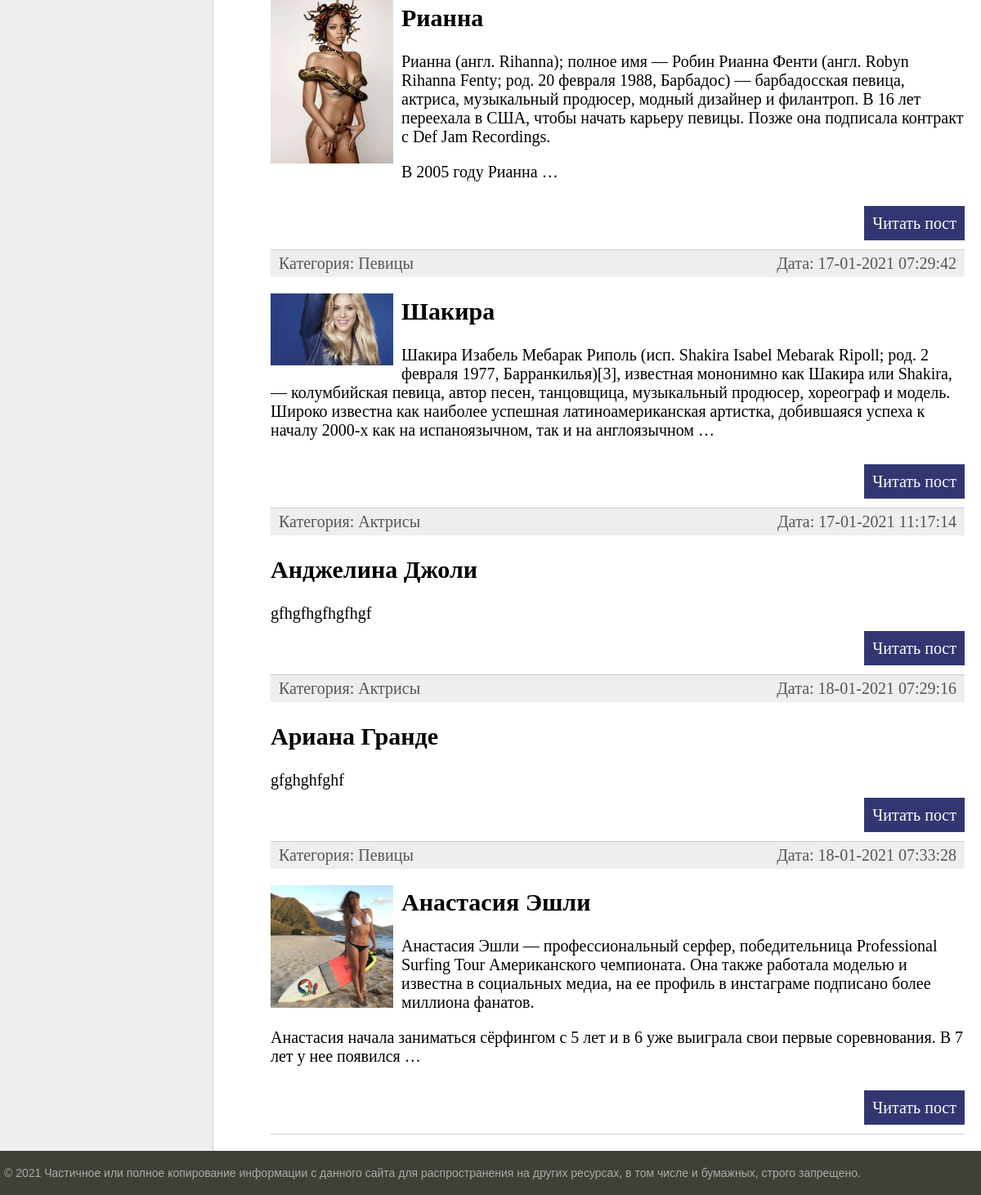
The app's page / (lower part), older data.
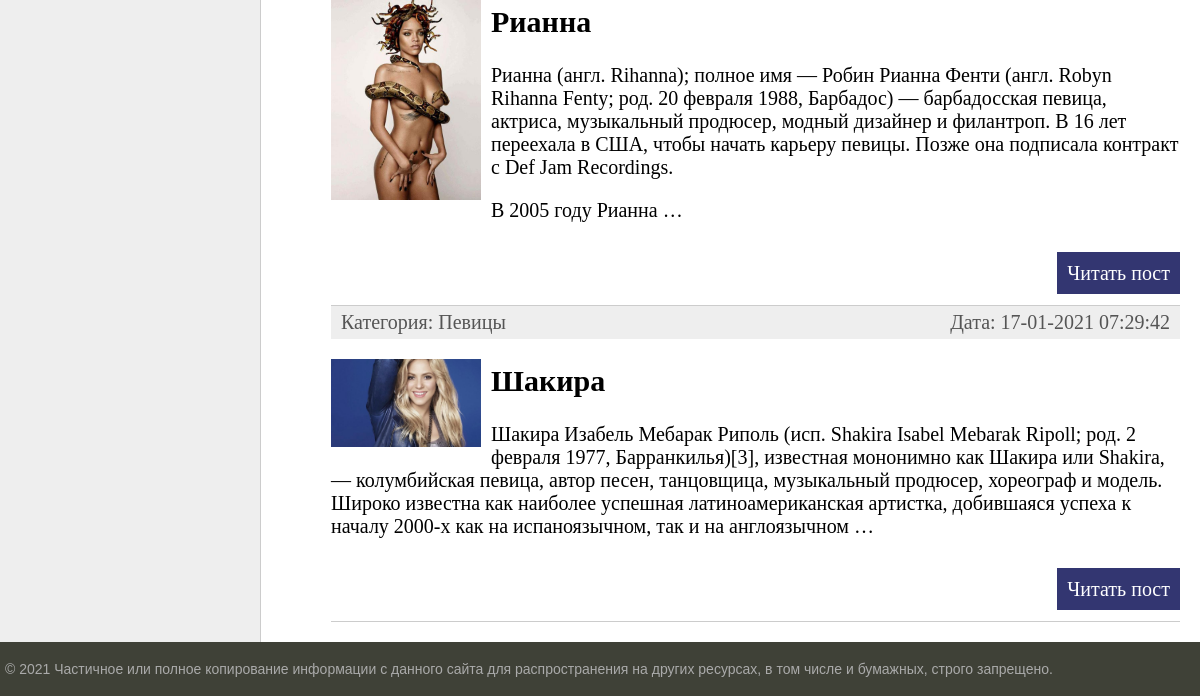
The same page, newer data.
### women/models.py (models this page shows, shortened)
class Women(models.Model):
    title = models.CharField(max_length=255, verbose_name="Заголовок")
    slug = models.SlugField(max_length=255, unique=True, db_index=True, verbose_name="URL")
    content = models.TextField(blank=True, verbose_name="Текст статьи")
    photo = models.ImageField(upload_to="photos/%Y/%m/%d/", verbose_name="Фото")
    time_create = models.DateTimeField(auto_now_add=True, verbose_name="Время создания")
    time_update = models.DateTimeField(auto_now=True, verbose_name="Время изменения")
    is_published = models.BooleanField(default=True, verbose_name="Публикация")
    cat = models.ForeignKey('Category', on_delete=models.PROTECT, verbose_name="Категории") #related_name='get_posts'
    def get_absolute_url(self):
        return reverse("post", kwargs={"post_slug": self.slug})
    class Meta:
        verbose_name = 'Известные женщины'
        verbose_name_plural = 'Известные женщины'
        ordering = ['time_create', 'title']

class Category(models.Model):
    name = models.CharField(max_length=100, db_index=True, verbose_name="Категория")
    slug = models.SlugField(max_length=255, unique=True, db_index=True, verbose_name="URL")
    def __str__(self):
        return self.name
    def get_absolute_url(self):
        return reverse("category", kwargs={"cat_slug": self.slug})
    class Meta:
        verbose_name = 'Категории'
        verbose_name_plural = 'Категории'
        ordering = ['id']

### women/views.py (the view)
# urls.py: path('', WomenHome.as_view(), name='home'),
class WomenHome(DataMixin, ListView):
    model = Women
    template_name = 'women/index.html'
    context_object_name = 'posts'
    def get_context_data(self, *, object_list=None, **kwargs):
        context = super().get_context_data(**kwargs)
        c_def = self.get_user_context(title="Главная страница")
        return dict(list(context.items()) + list(c_def.items()))
    def get_queryset(self):
        return Women.objects.filter(is_published=True)

### women/utils.py (called while the page is built)
    def get_user_context(self, **kwargs):
        context = kwargs
        cats = Category.objects.annotate(Count('women'))
        user_menu = menu.copy()
        if not self.request.user.is_authenticated:
            user_menu.pop(1)
        context['menu'] = user_menu
        context['cats'] = cats
        if 'cat_selected' not in context:
            context['cat_selected'] = 0
        return context

### women/templates/women/index.html (shortened to what this page needs)
{% extends 'women/base.html' %}
{% block content %}
<ul class="list-articles">
	{% for p in posts %}
			<li><div class="article-panel">
	<p class="first">Категория: {{p.cat}}</p>
	<p class="last">Дата: {{p.time_update|date:"d-m-Y H:i:s"}}</p>
</div>
{% if p.photo %}
	<p><img class="img-article-left thumb" src="{{p.photo.url}}"></p>
{% endif %}
				<h2>{{p.title}}</h2>
	{% autoescape on %}
	{{p.content|linebreaks|truncatewords:50}}
	{% endautoescape %}
			<p class="link-read-post"><a href="{{ p.get_absolute_url }}">Читать пост</a></p>
			</li>
	{% endfor %}
</ul>
{% endblock %}

Row changes from the older to the newer data that the page shows:
no longer on this page (row edited): Women: cat "Актрисы", time_update "17-01-2021 11:17:14", title "Анджелина Джоли", content "gfhgfhgfhgfhgf"
no longer on this page (row edited): Women: cat "Актрисы", time_update "18-01-2021 07:29:16", title "Ариана Гранде", content "gfghghfghf"
no longer on this page (row edited): Women: cat "Певицы", time_update "18-01-2021 07:33:28", photo (picture), title "Анастасия Эшли", content "Анастасия Эшли — профессиональный серфер, победительница Professional Surfing Tour Американского чемпионата. Она также работала моделью и известна в социальных медиа, на ее профиль в инстаграме подписано более миллиона фанатов. Анастасия начала заниматься сёрфингом с 5 лет и в 6 уже выиграла свои первые соревнования. В 7 лет у нее появился …"
